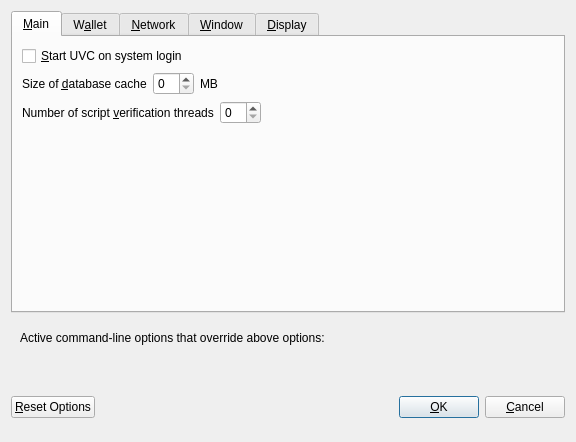
<?xml version="1.0" encoding="UTF-8"?>
<ui version="4.0">
 <class>OptionsDialog</class>
 <widget class="QDialog" name="OptionsDialog">
  <property name="geometry">
   <rect>
    <x>0</x>
    <y>0</y>
    <width>576</width>
    <height>442</height>
   </rect>
  </property>
  <property name="windowTitle">
   <string>Options</string>
  </property>
  <property name="modal">
   <bool>true</bool>
  </property>
  <layout class="QVBoxLayout" name="verticalLayout">
   <item>
    <widget class="QTabWidget" name="tabWidget">
     <property name="currentIndex">
      <number>0</number>
     </property>
     <widget class="QWidget" name="tabMain">
      <attribute name="title">
       <string>&amp;Main</string>
      </attribute>
      <layout class="QVBoxLayout" name="verticalLayout_Main">
       <item>
        <widget class="QCheckBox" name="bitcoinAtStartup">
         <property name="toolTip">
          <string>Automatically start UVC after logging in to the system.</string>
         </property>
         <property name="text">
          <string>&amp;Start UVC on system login</string>
         </property>
        </widget>
       </item>
       <item>
        <layout class="QHBoxLayout" name="horizontalLayout_2_Main">
         <item>
          <widget class="QLabel" name="databaseCacheLabel">
           <property name="text">
            <string>Size of &amp;database cache</string>
           </property>
           <property name="textFormat">
            <enum>Qt::PlainText</enum>
           </property>
           <property name="buddy">
            <cstring>databaseCache</cstring>
           </property>
          </widget>
         </item>
         <item>
          <widget class="QSpinBox" name="databaseCache"/>
         </item>
         <item>
          <widget class="QLabel" name="databaseCacheUnitLabel">
           <property name="text">
            <string>MB</string>
           </property>
           <property name="textFormat">
            <enum>Qt::PlainText</enum>
           </property>
          </widget>
         </item>
         <item>
          <spacer name="horizontalSpacer_2_Main">
           <property name="orientation">
            <enum>Qt::Horizontal</enum>
           </property>
           <property name="sizeHint" stdset="0">
            <size>
             <width>40</width>
             <height>20</height>
            </size>
           </property>
          </spacer>
         </item>
        </layout>
       </item>
       <item>
        <layout class="QHBoxLayout" name="horizontalLayout_3_Main">
         <item>
          <widget class="QLabel" name="threadsScriptVerifLabel">
           <property name="text">
            <string>Number of script &amp;verification threads</string>
           </property>
           <property name="textFormat">
            <enum>Qt::PlainText</enum>
           </property>
           <property name="buddy">
            <cstring>threadsScriptVerif</cstring>
           </property>
          </widget>
         </item>
         <item>
          <widget class="QSpinBox" name="threadsScriptVerif">
           <property name="toolTip">
            <string>(0 = auto, &lt;0 = leave that many cores free)</string>
           </property>
          </widget>
         </item>
         <item>
          <spacer name="horizontalSpacer_3_Main">
           <property name="orientation">
            <enum>Qt::Horizontal</enum>
           </property>
           <property name="sizeHint" stdset="0">
            <size>
             <width>40</width>
             <height>20</height>
            </size>
           </property>
          </spacer>
         </item>
        </layout>
       </item>
       <item>
        <spacer name="verticalSpacer_2">
         <property name="orientation">
          <enum>Qt::Vertical</enum>
         </property>
         <property name="sizeHint" stdset="0">
          <size>
           <width>20</width>
           <height>40</height>
          </size>
         </property>
        </spacer>
       </item>
      </layout>
     </widget>
     <widget class="QWidget" name="tabWallet">
      <attribute name="title">
       <string>W&amp;allet</string>
      </attribute>
      <layout class="QVBoxLayout" name="verticalLayout_Wallet">
       <item>
        <layout class="QHBoxLayout" name="horizontalLayout_2_Wallet">
         <item>
          <widget class="QLabel" name="labelStakeSplitThresholdText">
           <property name="text">
            <string>Stake split threshold:</string>
           </property>
          </widget>
         </item>
         <item>
          <widget class="QSpinBox" name="spinBoxStakeSplitThreshold">
           <property name="minimum">
            <number>1</number>
           </property>
           <property name="maximum">
            <number>999999</number>
           </property>
          </widget>
         </item>
        </layout>
       </item>
       <item>
        <widget class="QGroupBox" name="groupBox">
         <property name="title">
          <string>Expert</string>
         </property>
         <layout class="QVBoxLayout" name="verticalLayout_2">
          <item>
           <widget class="QCheckBox" name="coinControlFeatures">
            <property name="toolTip">
             <string>Whether to show coin control features or not.</string>
            </property>
            <property name="text">
             <string>Enable coin &amp;control features</string>
            </property>
           </widget>
          </item>
          <item>
           <widget class="QCheckBox" name="showMasternodesTab">
            <property name="toolTip">
             <string>Show additional tab listing all your masternodes in first sub-tab&lt;br/&gt;and all masternodes on the network in second sub-tab.</string>
            </property>
            <property name="text">
             <string>Show Masternodes Tab</string>
            </property>
           </widget>
          </item>
          <item>
           <widget class="QCheckBox" name="spendZeroConfChange">
            <property name="toolTip">
             <string>If you disable the spending of unconfirmed change, the change from a transaction&lt;br/&gt;cannot be used until that transaction has at least one confirmation.&lt;br/&gt;This also affects how your balance is computed.</string>
            </property>
            <property name="text">
             <string>&amp;Spend unconfirmed change</string>
            </property>
           </widget>
          </item>
         </layout>
        </widget>
       </item>
       <item>
        <spacer name="verticalSpacer_Wallet">
         <property name="orientation">
          <enum>Qt::Vertical</enum>
         </property>
         <property name="sizeHint" stdset="0">
          <size>
           <width>20</width>
           <height>40</height>
          </size>
         </property>
        </spacer>
       </item>
      </layout>
     </widget>
     <widget class="QWidget" name="tabNetwork">
      <attribute name="title">
       <string>&amp;Network</string>
      </attribute>
      <layout class="QVBoxLayout" name="verticalLayout_Network">
       <item>
        <widget class="QCheckBox" name="mapPortUpnp">
         <property name="toolTip">
          <string>Automatically open the UVC client port on the router. This only works when your router supports UPnP and it is enabled.</string>
         </property>
         <property name="text">
          <string>Map port using &amp;UPnP</string>
         </property>
        </widget>
       </item>
       <item>
        <widget class="QCheckBox" name="allowIncoming">
         <property name="toolTip">
          <string>Accept connections from outside</string>
         </property>
         <property name="text">
          <string>Allow incoming connections</string>
         </property>
        </widget>
       </item>
       <item>
        <widget class="QCheckBox" name="connectSocks">
         <property name="toolTip">
          <string>Connect to the UVC network through a SOCKS5 proxy.</string>
         </property>
         <property name="text">
          <string>&amp;Connect through SOCKS5 proxy (default proxy):</string>
         </property>
        </widget>
       </item>
       <item>
        <layout class="QHBoxLayout" name="horizontalLayout_1_Network">
         <item>
          <widget class="QLabel" name="proxyIpLabel">
           <property name="text">
            <string>Proxy &amp;IP:</string>
           </property>
           <property name="textFormat">
            <enum>Qt::PlainText</enum>
           </property>
           <property name="buddy">
            <cstring>proxyIp</cstring>
           </property>
          </widget>
         </item>
         <item>
          <widget class="QValidatedLineEdit" name="proxyIp">
           <property name="minimumSize">
            <size>
             <width>140</width>
             <height>0</height>
            </size>
           </property>
           <property name="maximumSize">
            <size>
             <width>140</width>
             <height>16777215</height>
            </size>
           </property>
           <property name="toolTip">
            <string>IP address of the proxy (e.g. IPv4: 127.0.0.1 / IPv6: ::1)</string>
           </property>
          </widget>
         </item>
         <item>
          <widget class="QLabel" name="proxyPortLabel">
           <property name="text">
            <string>&amp;Port:</string>
           </property>
           <property name="textFormat">
            <enum>Qt::PlainText</enum>
           </property>
           <property name="buddy">
            <cstring>proxyPort</cstring>
           </property>
          </widget>
         </item>
         <item>
          <widget class="QLineEdit" name="proxyPort">
           <property name="minimumSize">
            <size>
             <width>55</width>
             <height>0</height>
            </size>
           </property>
           <property name="maximumSize">
            <size>
             <width>55</width>
             <height>16777215</height>
            </size>
           </property>
           <property name="toolTip">
            <string>Port of the proxy (e.g. 9050)</string>
           </property>
          </widget>
         </item>
         <item>
          <spacer name="horizontalSpacer_1_Network">
           <property name="orientation">
            <enum>Qt::Horizontal</enum>
           </property>
           <property name="sizeHint" stdset="0">
            <size>
             <width>40</width>
             <height>20</height>
            </size>
           </property>
          </spacer>
         </item>
        </layout>
       </item>
       <item>
        <spacer name="verticalSpacer_Network">
         <property name="orientation">
          <enum>Qt::Vertical</enum>
         </property>
         <property name="sizeHint" stdset="0">
          <size>
           <width>20</width>
           <height>40</height>
          </size>
         </property>
        </spacer>
       </item>
      </layout>
     </widget>
     <widget class="QWidget" name="tabWindow">
      <attribute name="title">
       <string>&amp;Window</string>
      </attribute>
      <layout class="QVBoxLayout" name="verticalLayout_Window">
       <item>
        <widget class="QCheckBox" name="minimizeToTray">
         <property name="toolTip">
          <string>Show only a tray icon after minimizing the window.</string>
         </property>
         <property name="text">
          <string>&amp;Minimize to the tray instead of the taskbar</string>
         </property>
        </widget>
       </item>
       <item>
        <widget class="QCheckBox" name="minimizeOnClose">
         <property name="toolTip">
          <string>Minimize instead of exit the application when the window is closed. When this option is enabled, the application will be closed only after selecting Quit in the menu.</string>
         </property>
         <property name="text">
          <string>M&amp;inimize on close</string>
         </property>
        </widget>
       </item>
       <item>
        <spacer name="verticalSpacer_Window">
         <property name="orientation">
          <enum>Qt::Vertical</enum>
         </property>
         <property name="sizeHint" stdset="0">
          <size>
           <width>20</width>
           <height>40</height>
          </size>
         </property>
        </spacer>
       </item>
      </layout>
     </widget>
     <widget class="QWidget" name="tabDisplay">
      <attribute name="title">
       <string>&amp;Display</string>
      </attribute>
      <layout class="QVBoxLayout" name="verticalLayout_Display">
       <item>
        <layout class="QHBoxLayout" name="horizontalLayout_1_Display">
         <item>
          <widget class="QLabel" name="langLabel">
           <property name="text">
            <string>User Interface &amp;language:</string>
           </property>
           <property name="textFormat">
            <enum>Qt::PlainText</enum>
           </property>
           <property name="buddy">
            <cstring>lang</cstring>
           </property>
          </widget>
         </item>
         <item>
          <widget class="QValueComboBox" name="lang">
           <property name="toolTip">
            <string>The user interface language can be set here. This setting will take effect after restarting UVC.</string>
           </property>
          </widget>
         </item>
        </layout>
       </item>
       <item>
        <widget class="Line" name="line">
         <property name="orientation">
          <enum>Qt::Horizontal</enum>
         </property>
        </widget>
       </item>
       <item>
        <layout class="QHBoxLayout" name="horizontalLayout_2_Display">
         <item>
          <widget class="QLabel" name="unitLabel">
           <property name="text">
            <string>&amp;Unit to show amounts in:</string>
           </property>
           <property name="textFormat">
            <enum>Qt::PlainText</enum>
           </property>
           <property name="buddy">
            <cstring>unit</cstring>
           </property>
          </widget>
         </item>
         <item>
          <widget class="QValueComboBox" name="unit">
           <property name="toolTip">
            <string>Choose the default subdivision unit to show in the interface and when sending coins.</string>
           </property>
          </widget>
         </item>
        </layout>
       </item>
       <item>
        <layout class="QHBoxLayout" name="horizontalLayout_5_Display">
         <item>
          <widget class="QLabel" name="digitsLabel">
           <property name="text">
            <string>Decimal digits</string>
           </property>
          </widget>
         </item>
         <item>
          <widget class="QValueComboBox" name="digits"/>
         </item>
        </layout>
       </item>
       <item>
        <layout class="QHBoxLayout" name="horizontalLayout_3_Display">
         <item>
          <widget class="QLabel" name="thirdPartyTxUrlsLabel">
           <property name="toolTip">
            <string>Third party URLs (e.g. a block explorer) that appear in the transactions tab as context menu items. %s in the URL is replaced by transaction hash. Multiple URLs are separated by vertical bar |.</string>
           </property>
           <property name="text">
            <string>Third party transaction URLs</string>
           </property>
           <property name="buddy">
            <cstring>thirdPartyTxUrls</cstring>
           </property>
          </widget>
         </item>
         <item>
          <widget class="QLineEdit" name="thirdPartyTxUrls">
           <property name="toolTip">
            <string>Third party URLs (e.g. a block explorer) that appear in the transactions tab as context menu items. %s in the URL is replaced by transaction hash. Multiple URLs are separated by vertical bar |.</string>
           </property>
          </widget>
         </item>
        </layout>
       </item>
       <item>
        <spacer name="verticalSpacer">
         <property name="orientation">
          <enum>Qt::Vertical</enum>
         </property>
         <property name="sizeHint" stdset="0">
          <size>
           <width>20</width>
           <height>40</height>
          </size>
         </property>
        </spacer>
       </item>
      </layout>
     </widget>
    </widget>
   </item>
   <item>
    <widget class="QFrame" name="frame">
     <layout class="QVBoxLayout" name="verticalLayout_Bottom">
      <item>
       <layout class="QHBoxLayout" name="horizontalLayout_Bottom">
        <item>
         <widget class="QLabel" name="overriddenByCommandLineInfoLabel">
          <property name="text">
           <string>Active command-line options that override above options:</string>
          </property>
          <property name="textFormat">
           <enum>Qt::PlainText</enum>
          </property>
         </widget>
        </item>
        <item>
         <spacer name="horizontalSpacer_Bottom">
          <property name="orientation">
           <enum>Qt::Horizontal</enum>
          </property>
          <property name="sizeHint" stdset="0">
           <size>
            <width>40</width>
            <height>20</height>
           </size>
          </property>
         </spacer>
        </item>
       </layout>
      </item>
      <item>
       <widget class="QLabel" name="overriddenByCommandLineLabel">
        <property name="text">
         <string/>
        </property>
        <property name="textFormat">
         <enum>Qt::PlainText</enum>
        </property>
        <property name="wordWrap">
         <bool>true</bool>
        </property>
       </widget>
      </item>
     </layout>
    </widget>
   </item>
   <item>
    <layout class="QHBoxLayout" name="horizontalLayout_Buttons">
     <item>
      <widget class="QPushButton" name="resetButton">
       <property name="toolTip">
        <string>Reset all client options to default.</string>
       </property>
       <property name="text">
        <string>&amp;Reset Options</string>
       </property>
       <property name="autoDefault">
        <bool>false</bool>
       </property>
      </widget>
     </item>
     <item>
      <spacer name="horizontalSpacer_1">
       <property name="orientation">
        <enum>Qt::Horizontal</enum>
       </property>
       <property name="sizeHint" stdset="0">
        <size>
         <width>40</width>
         <height>48</height>
        </size>
       </property>
      </spacer>
     </item>
     <item>
      <widget class="QLabel" name="statusLabel">
       <property name="minimumSize">
        <size>
         <width>200</width>
         <height>0</height>
        </size>
       </property>
       <property name="font">
        <font>
         <weight>75</weight>
         <bold>true</bold>
        </font>
       </property>
       <property name="text">
        <string/>
       </property>
       <property name="textFormat">
        <enum>Qt::PlainText</enum>
       </property>
       <property name="wordWrap">
        <bool>true</bool>
       </property>
      </widget>
     </item>
     <item>
      <spacer name="horizontalSpacer_2">
       <property name="orientation">
        <enum>Qt::Horizontal</enum>
       </property>
       <property name="sizeHint" stdset="0">
        <size>
         <width>40</width>
         <height>48</height>
        </size>
       </property>
      </spacer>
     </item>
     <item>
      <widget class="QPushButton" name="okButton">
       <property name="text">
        <string>&amp;OK</string>
       </property>
       <property name="autoDefault">
        <bool>false</bool>
       </property>
       <property name="default">
        <bool>true</bool>
       </property>
      </widget>
     </item>
     <item>
      <widget class="QPushButton" name="cancelButton">
       <property name="text">
        <string>&amp;Cancel</string>
       </property>
       <property name="autoDefault">
        <bool>false</bool>
       </property>
      </widget>
     </item>
    </layout>
   </item>
  </layout>
 </widget>
 <customwidgets>
  <customwidget>
   <class>QValidatedLineEdit</class>
   <extends>QLineEdit</extends>
   <header>qvalidatedlineedit.h</header>
  </customwidget>
  <customwidget>
   <class>QValueComboBox</class>
   <extends>QComboBox</extends>
   <header>qvaluecombobox.h</header>
  </customwidget>
 </customwidgets>
 <resources/>
 <connections/>
</ui>
